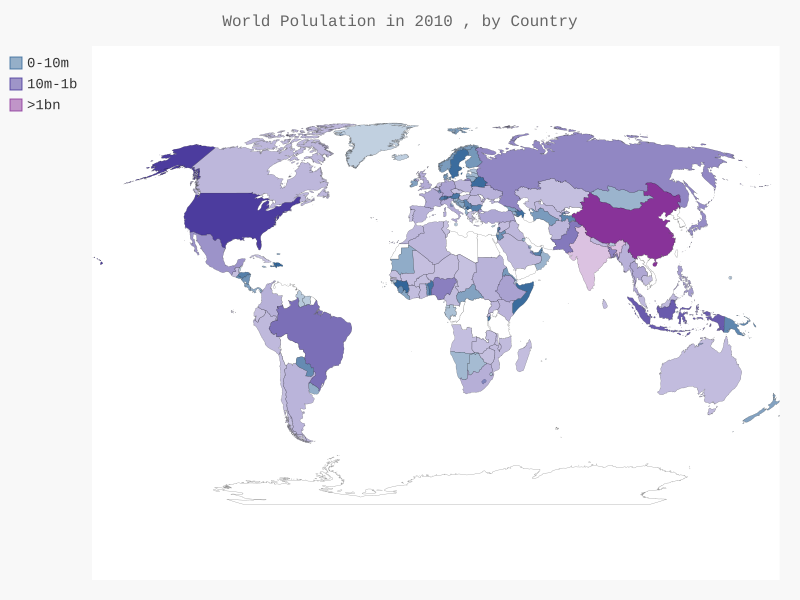

Here is the Python script that generated this plot:
import json

from pygal.style import LightColorizedStyle, RotateStyle
from pygal_maps_world.maps import World
from country_codes import get_country_code
filename = 'population_data.json'
with open(filename) as f:
    pop_data = json.load(f)
cc_populations = {}
for pop_dict in pop_data:
    if pop_dict['Year'] == '2010':
        country_name = pop_dict['Country Name']
        population =int(float(pop_dict['Value']))
        code = get_country_code(country_name)
        if code:
            cc_populations[code] = population
        else:
            print(country_name)

cc_pops_1, cc_pops_2, cc_pops_3 = {}, {}, {}
for cc, pop in cc_populations.items():
    if pop < 10000000:
        cc_pops_1[cc] = pop
    elif pop < 1000000000:
        cc_pops_2[cc] = pop
    else:
        cc_pops_3[cc] = pop

print(len(cc_pops_1), len(cc_pops_2), len(cc_pops_3))

wm = World()
wm_style = RotateStyle('#336699', base_style=LightColorizedStyle)
wm = World(style=wm_style)
wm.title = 'World Polulation in 2010 , by Country'
wm.add('0-10m', cc_pops_1)
wm.add('10m-1b', cc_pops_2)
wm.add('>1bn', cc_pops_3)

wm.render_to_file('world_population.svg')
